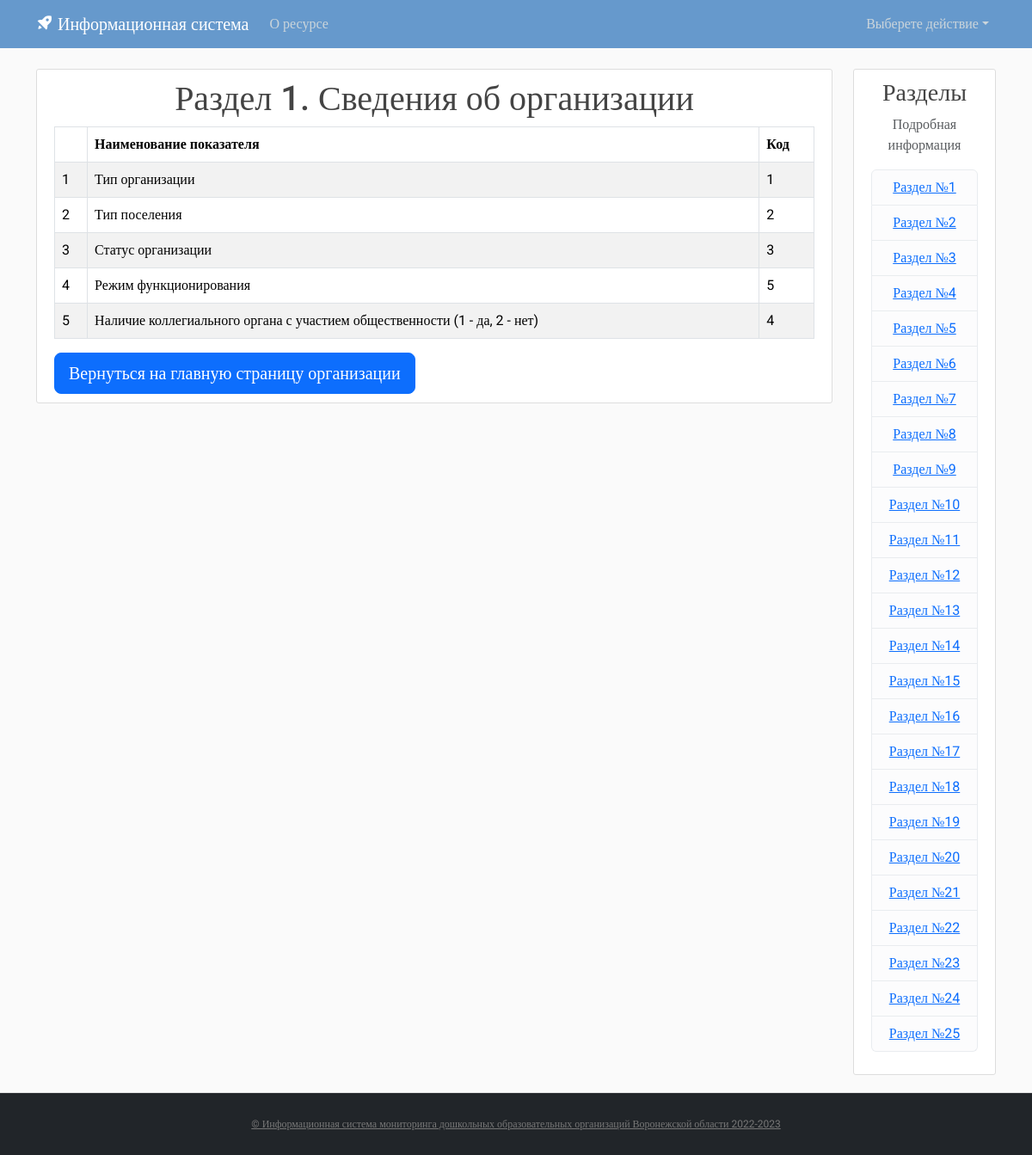
Before: /buildinfo/1/VR/1/ with the older database file.
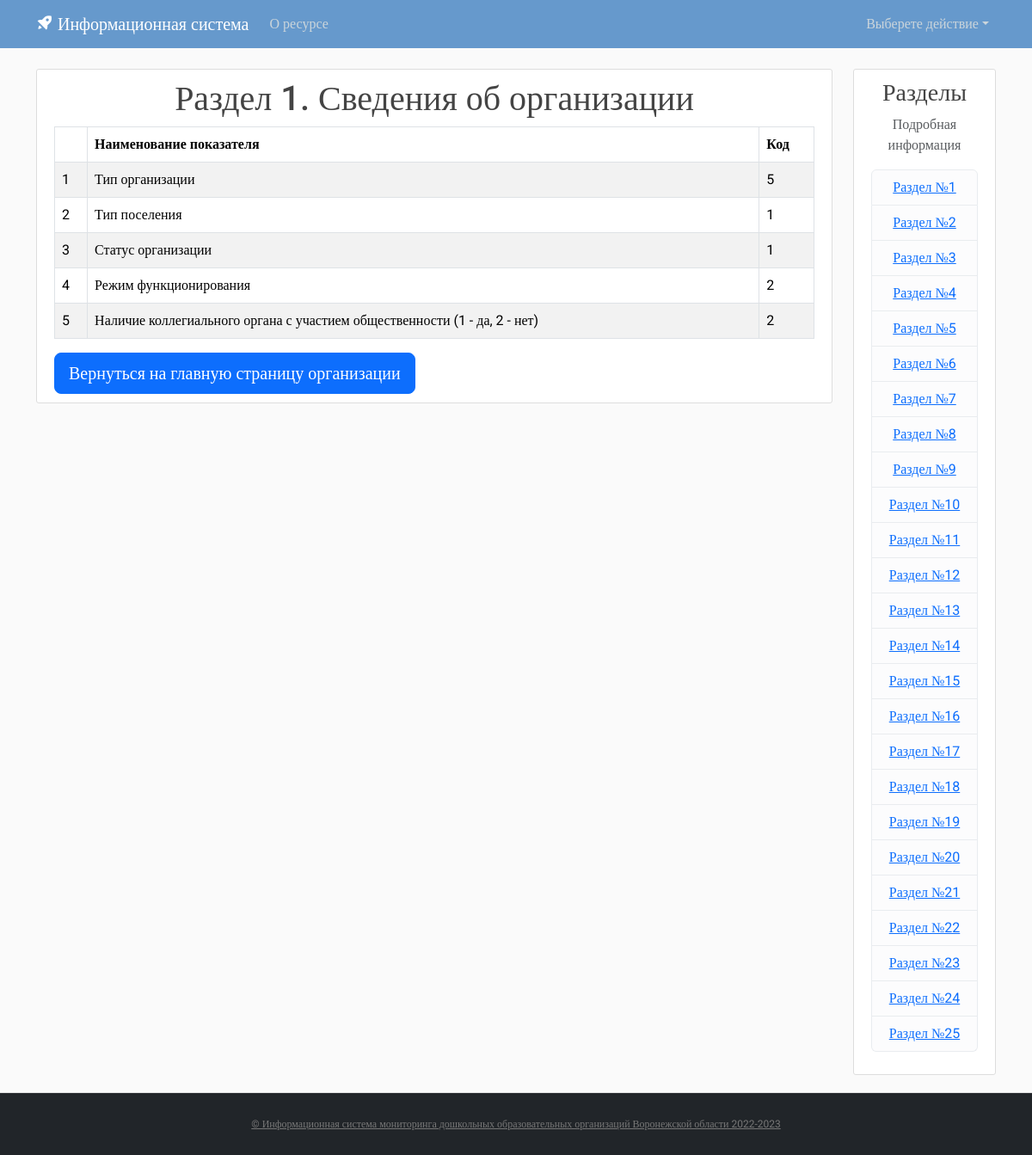
After: the same page with the newer database file.
### myapp/models.py (models this page shows)
class VR1(models.Model):
    doc = models.ForeignKey(BuildDocs, on_delete=models.CASCADE, verbose_name='Организация')
    r1 = models.ForeignKey(R1, on_delete=models.CASCADE, verbose_name='Наименование показателей')
    value = models.IntegerField(verbose_name='код')
    class Meta:
        verbose_name_plural = 'VR1'
        verbose_name = 'VR1'

class R1(models.Model):
    name = models.CharField(max_length=300, verbose_name='Наименование показателей')
    def __str__(self):
        return self.name
    class Meta:
        verbose_name_plural = 'R1'
        verbose_name = 'R1'

### myapp/views.py (the view)
# urls.py: path('buildinfo/<int:id_build>/VR/<int:id>/', views.vr, name='VR'),
def vr(request, id_build, id):
    warning = ''
    doc = BuildDocs.objects.get(build=id_build)
    title = ''
    VR = None
    if id == 1:
        title = 'Раздел 1. Сведения об организации'
        VR = VR1.objects.select_related('r1').filter(doc=doc).order_by('r1_id')
    elif id == 2:
        title = 'Раздел 2. Режим работы групп и численность воспитанников в них'
        VR = VR2.objects.select_related('r2').filter(doc=doc).order_by('r2_id')
    elif id == 3:
        title = 'Раздел 3. Образовательные программы дошкольного образования и формы их реализации'
        VR = VR3.objects.select_related('r3').filter(doc=doc).order_by('r3_id')
    elif id == 4:
        title = 'Раздел 4. Распределение групп по направленности и возрасту детей'
        VR = VR4.objects.select_related('r4').filter(doc=doc).order_by('r4_id')
    elif id == 5:
        title = 'Раздел 5. Распределение мест в группах по направленности и возрасту детей'
        VR = VR5.objects.select_related('r5').filter(doc=doc).order_by('r5_id')
    elif id == 6:
        title = 'Раздел 6. Численность воспитанников в группах'
        VR = VR6.objects.select_related('r6').filter(doc=doc).order_by('r6_id')
    elif id == 7:
        title = 'Раздел 7. Распределение воспитанников по возрасту'
        VR = VR7.objects.select_related('r7').filter(doc=doc).order_by('r7_id')
    elif id == 8:
        title = 'Раздел 8. Язык обучения и воспитания'
        VR = VR8.objects.select_related('r8').filter(doc=doc).order_by('r8_id')
    elif id == 9:
        title = 'Раздел 9. Распределение персонала по уровню образования и полу'
        VR = VR9.objects.select_related('r9').filter(doc=doc).order_by('r9_id')
    elif id == 10:
        title = 'Раздел 10. Распределение персонала по возрасту'
        VR = VR10.objects.select_related('r10').filter(doc=doc).order_by('r10_id')
    elif id == 11:
        title = 'Раздел 11. Распределение педагогических работников по стажу работы'
        VR = VR11.objects.select_related('r11').filter(doc=doc).order_by('r11_id')
    elif id == 12:
        title = 'Раздел 12. Численность внешних совместителей и работающих по договорам гражданско-правового характера'
        VR = VR12.objects.select_related('r12').filter(doc=doc).order_by('r12_id')
    elif id == 13:
        title = 'Раздел 13. Движение работников'
        VR = VR13.objects.select_related('r13').filter(doc=doc).order_by('r13_id')
    elif id == 14:
        title = 'Раздел 14. Характеристика здания (зданий)'
        VR = VR14.objects.select_related('r14').filter(doc=doc).order_by('r14_id')
    elif id == 15:
        title = 'Раздел 15. Характеристика материала стен здания (зданий)'
        VR = VR15.objects.select_related('r15').filter(doc=doc).order_by('r15_id')
    elif id == 16:
        title = 'Раздел 16. Сведения о помещениях дошкольной образовательной организации'
        VR = VR16.objects.select_related('r16').filter(doc=doc).order_by('r16_id')
    elif id == 17:
        title = 'Раздел 17. Наличие и использование площадей, квадратный метр'
        VR = VR17.objects.select_related('r17').filter(doc=doc).order_by('r17_id')
    elif id == 18:
        title = 'Раздел 18. Оснащение дошкольной образовательной организации'
        VR = VR18.objects.select_related('r18').filter(doc=doc).order_by('r18_id')
    elif id == 19:
        title = 'Раздел 19. Техническое оснащение для детей-инвалидов и детей с ОВЗ'
        VR = VR19.objects.select_related('r19').filter(doc=doc).order_by('r19_id')
    elif id == 20:
        title = 'Раздел 20. Электронные ресурсы дошкольной образовательной организации, единица'
        VR = VR20.objects.select_related('r20').filter(doc=doc).order_by('r20_id')
    elif id == 21:
        title = 'Раздел 21. Распределение объема средств организации по источникам их получения и видам деятельности'
        VR = VR21.objects.select_related('r21').filter(doc=doc).order_by('r21_id')
    elif id == 22:
        title = 'Раздел 22. Расходы организации'
        VR = VR22.objects.select_related('r22').filter(doc=doc).order_by('r22_id')
    elif id == 23:
        title = 'Раздел 23. Сведения о численности и оплате труда работников организации'
        VR = VR23.objects.select_related('r23').filter(doc=doc).order_by('r23_id')
    elif id == 24:
        title = 'Раздел 24. Затраты на внедрение и использование цифровых технологий дошкольной образовательной организацией в отчетном году, тысяч рублей (с одним десятичным знаком)'
        VR = VR24.objects.select_related('r24').filter(doc=doc).order_by('r24_id')
    elif id == 25:
        title = 'Раздел 25. Источники финансирования внутренних затрат дошкольной образовательной организацией на внедрение и использование цифровых технологий", тысяч рублей (с одним десятичным знаком)'
        VR = VR25.objects.select_related('r25').filter(doc=doc).order_by('r25_id')
    if not VR:
        warning = "Ошибка доступа: нет такой информации"
    context = {'title': title, 'VR': VR, 'flag': id, 'id_build': id_build, 'warning': warning}
    return render(request, 'blog/VR.html', context)

### myapp/templates/blog/VR.html (shortened to what this page needs)
{% extends "blog/basevr.html" %}
{% load static %}
{% block content %}
<article class="media content-section">
    <div class="media-body" style="overflow-x:auto;">
        {% if flag == 1 %}
            <h1 class="text-break" align="center">{{title}}</h1>
            {% if warning != '' %}
                <p>{{warning}}</p>
            {% else %}
                <div class="table-responsive">
                    <table class="table table-striped table-bordered">
                        <thead>
                            <tr>
                                <th scope="col"></th>
                                <th scope="col">Наименование показателя</th>
                                <th scope="col">Код</th>
                            </tr>
                      </thead>
                      <tbody>
                        {% for row in VR %}
                            <tr>
                                <td >{{ row.r1.id }}</td>
                                <td>{{ row.r1 }}</td>
                                <td>{{ row.value }}</td>
                            </tr>
                        {% endfor %}
                      </tbody>
                    </table>
                </div>
            {% endif %}
        {% endif %}
        <a href="{% url 'buildinfo' id_build %}" class="btn btn-primary btn-lg" role="button" aria-disabled="false">Вернуться на главную страницу организации</a>
    </div>
</article>
{% endblock content %}

Changed rows visible on the page:
removed VR1: r1.id "1", r1 "Тип организации", value "1"
removed VR1: r1.id "2", r1 "Тип поселения", value "2"
removed VR1: r1.id "3", r1 "Статус организации", value "3"
removed VR1: r1.id "4", r1 "Режим функционирования", value "5"
removed VR1: r1.id "5", r1 "Наличие коллегиального органа с участием общественности (1 - да, 2 - нет)", value "4"
added VR1: r1.id "1", r1 "Тип организации", value "5"
added VR1: r1.id "2", r1 "Тип поселения", value "1"
added VR1: r1.id "3", r1 "Статус организации", value "1"
added VR1: r1.id "4", r1 "Режим функционирования", value "2"
added VR1: r1.id "5", r1 "Наличие коллегиального органа с участием общественности (1 - да, 2 - нет)", value "2"
